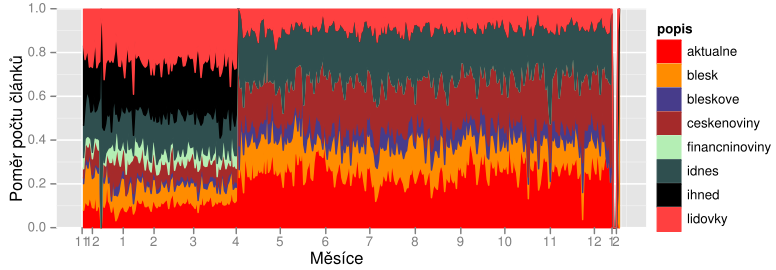

Generate this figure with R:
source("prepare.R"); prepare(width=8.1, height=2.93);

#totally different from the rest of graphs

library(ggplot2);

dataframe=c();
dataframe_podil = c();


do_graph<-function(news, colors) {

	

	x_marks_places<-scan("../data/R_data/filtered_dates__places");
	x_marks_names<-scan("../data/R_data/filtered_dates__marks", what="char");

	y_size<-length(scan("../data/R_data/all_dates"));

	add_to_frame<-function(source) {
		vector <- scan(paste("../data/R_data/news_source_", source, sep=""));
		dataframe <<- rbind(dataframe, data.frame(hodnoty=vector, popis=source, x=1:y_size))
	}

	add_more_to_frame<-function(vector) {
		for (name in vector) {
			add_to_frame(name);
		}
	}
	1;

	add_more_to_frame(news);

	for (day in unique(dataframe$x)) {
		counts_day = subset(dataframe, x==day);
		summ = sum(counts_day$hodnoty);
		counts_day$hodnoty = counts_day$hodnoty/summ;
		dataframe_podil <<- rbind(dataframe_podil, counts_day)
	
	}


	p <- ggplot(dataframe_podil, aes(x, hodnoty)) + scale_x_continuous(labels=x_marks_names, breaks=x_marks_places, name="Měsíce") + scale_y_continuous(name="Poměr počtu článků") + scale_fill_manual(values = colors) + scale_colour_manual(values = colors) + coord_cartesian(ylim=0:1)

	5;
	p + geom_area(aes(colour = popis, fill= popis), position = 'stack')
}
